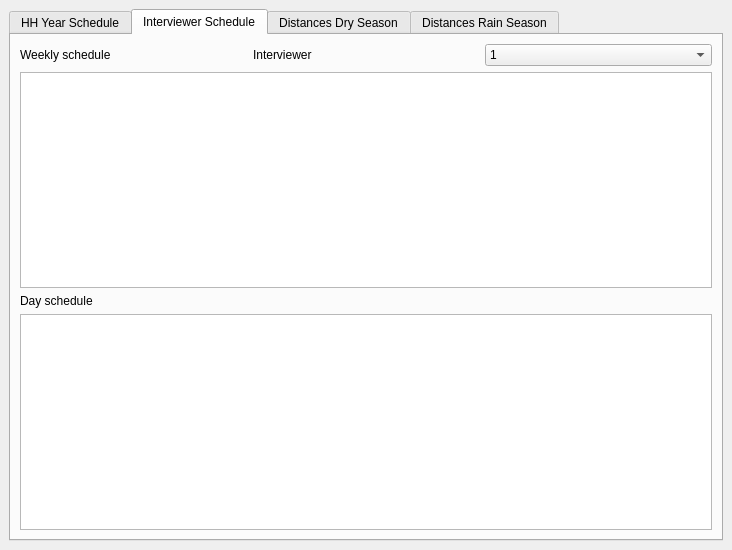
<?xml version="1.0" encoding="UTF-8"?>
<ui version="4.0">
 <class>reportWindow</class>
 <widget class="QMainWindow" name="reportWindow">
  <property name="geometry">
   <rect>
    <x>0</x>
    <y>0</y>
    <width>732</width>
    <height>550</height>
   </rect>
  </property>
  <property name="focusPolicy">
   <enum>Qt::ClickFocus</enum>
  </property>
  <property name="windowTitle">
   <string>Report</string>
  </property>
  <widget class="QWidget" name="centralwidget">
   <layout class="QGridLayout" name="gridLayout_4">
    <item row="0" column="0">
     <widget class="QTabWidget" name="tabWidget">
      <property name="tabShape">
       <enum>QTabWidget::Rounded</enum>
      </property>
      <property name="currentIndex">
       <number>1</number>
      </property>
      <widget class="QWidget" name="tab_1">
       <attribute name="title">
        <string>HH Year Schedule</string>
       </attribute>
       <layout class="QVBoxLayout" name="verticalLayout">
        <item>
         <layout class="QGridLayout" name="gridLayout">
          <item row="0" column="0" colspan="2">
           <widget class="QTableWidget" name="twSchedule_hh_itime"/>
          </item>
          <item row="1" column="0">
           <spacer name="horizontalSpacer">
            <property name="orientation">
             <enum>Qt::Horizontal</enum>
            </property>
            <property name="sizeHint" stdset="0">
             <size>
              <width>40</width>
              <height>20</height>
             </size>
            </property>
           </spacer>
          </item>
          <item row="1" column="1">
           <widget class="QPushButton" name="pbHHSchedule">
            <property name="text">
             <string>Save</string>
            </property>
           </widget>
          </item>
         </layout>
        </item>
       </layout>
      </widget>
      <widget class="QWidget" name="tab_4">
       <attribute name="title">
        <string>Interviewer Schedule</string>
       </attribute>
       <layout class="QGridLayout" name="gridLayout_5">
        <item row="0" column="1">
         <widget class="QLabel" name="label_Interviewer">
          <property name="text">
           <string>Interviewer</string>
          </property>
         </widget>
        </item>
        <item row="0" column="0">
         <widget class="QLabel" name="label_wSchedule">
          <property name="text">
           <string>Weekly schedule</string>
          </property>
         </widget>
        </item>
        <item row="3" column="0" colspan="3">
         <widget class="QTableWidget" name="tableWidget_dayplans">
          <property name="maximumSize">
           <size>
            <width>16777215</width>
            <height>16777215</height>
           </size>
          </property>
          <property name="inputMethodHints">
           <set>Qt::ImhMultiLine</set>
          </property>
          <property name="selectionBehavior">
           <enum>QAbstractItemView::SelectRows</enum>
          </property>
          <property name="textElideMode">
           <enum>Qt::ElideMiddle</enum>
          </property>
         </widget>
        </item>
        <item row="0" column="2">
         <widget class="QComboBox" name="comboBoxInterviewer">
          <property name="enabled">
           <bool>true</bool>
          </property>
          <property name="currentIndex">
           <number>0</number>
          </property>
          <item>
           <property name="text">
            <string>1</string>
           </property>
          </item>
         </widget>
        </item>
        <item row="2" column="0">
         <widget class="QLabel" name="label_dSchedule">
          <property name="text">
           <string>Day schedule</string>
          </property>
         </widget>
        </item>
        <item row="1" column="0" colspan="3">
         <widget class="QTableWidget" name="tableWidget_weekplans">
          <property name="maximumSize">
           <size>
            <width>16777215</width>
            <height>16777215</height>
           </size>
          </property>
          <property name="font">
           <font>
            <pointsize>9</pointsize>
           </font>
          </property>
          <property name="selectionBehavior">
           <enum>QAbstractItemView::SelectRows</enum>
          </property>
          <property name="textElideMode">
           <enum>Qt::ElideMiddle</enum>
          </property>
          <attribute name="verticalHeaderVisible">
           <bool>false</bool>
          </attribute>
         </widget>
        </item>
       </layout>
      </widget>
      <widget class="QWidget" name="tab_2">
       <attribute name="title">
        <string>Distances Dry Season</string>
       </attribute>
       <layout class="QGridLayout" name="gridLayout_3">
        <item row="0" column="0">
         <widget class="QTableWidget" name="twDistances_Dry"/>
        </item>
       </layout>
      </widget>
      <widget class="QWidget" name="tab_3">
       <attribute name="title">
        <string>Distances Rain Season</string>
       </attribute>
       <layout class="QGridLayout" name="gridLayout_2">
        <item row="0" column="0">
         <widget class="QTableWidget" name="twDistances_Rain"/>
        </item>
       </layout>
      </widget>
     </widget>
    </item>
   </layout>
  </widget>
 </widget>
 <resources/>
 <connections/>
</ui>
